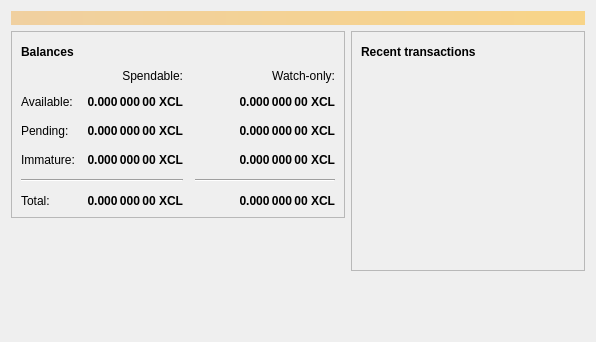
<?xml version="1.0" encoding="UTF-8"?>
<ui version="4.0">
 <class>OverviewPage</class>
 <widget class="QWidget" name="OverviewPage">
  <property name="geometry">
   <rect>
    <x>0</x>
    <y>0</y>
    <width>596</width>
    <height>342</height>
   </rect>
  </property>
  <property name="windowTitle">
   <string>Form</string>
  </property>
  <layout class="QVBoxLayout" name="topLayout">
   <item>
    <widget class="QLabel" name="labelAlerts">
     <property name="visible">
      <bool>false</bool>
     </property>
     <property name="styleSheet">
      <string notr="true">QLabel { background-color: qlineargradient(x1: 0, y1: 0, x2: 1, y2: 0, stop:0 #F0D0A0, stop:1 #F8D488); color:#000000; }</string>
     </property>
     <property name="wordWrap">
      <bool>true</bool>
     </property>
     <property name="margin">
      <number>3</number>
     </property>
     <property name="textInteractionFlags">
      <set>Qt::TextSelectableByMouse</set>
     </property>
    </widget>
   </item>
   <item>
    <layout class="QHBoxLayout" name="horizontalLayout" stretch="1,1">
     <item>
      <layout class="QVBoxLayout" name="verticalLayout_2">
       <item>
        <widget class="QFrame" name="frame">
         <property name="frameShape">
          <enum>QFrame::StyledPanel</enum>
         </property>
         <property name="frameShadow">
          <enum>QFrame::Raised</enum>
         </property>
         <layout class="QVBoxLayout" name="verticalLayout_4">
          <item>
           <layout class="QHBoxLayout" name="horizontalLayout_4">
            <item>
             <widget class="QLabel" name="label_5">
              <property name="font">
               <font>
                <weight>75</weight>
                <bold>true</bold>
               </font>
              </property>
              <property name="text">
               <string>Balances</string>
              </property>
             </widget>
            </item>
            <item>
             <widget class="QPushButton" name="labelWalletStatus">
              <property name="enabled">
               <bool>true</bool>
              </property>
              <property name="maximumSize">
               <size>
                <width>30</width>
                <height>16777215</height>
               </size>
              </property>
              <property name="toolTip">
               <string>The displayed information may be out of date. Your wallet automatically synchronizes with the Projectexcelsior network after a connection is established, but this process has not completed yet.</string>
              </property>
              <property name="text">
               <string/>
              </property>
              <property name="icon">
               <iconset resource="../bitcoin.qrc">
                <normaloff>:/icons/warning</normaloff>
                <disabledoff>:/icons/warning</disabledoff>:/icons/warning</iconset>
              </property>
              <property name="iconSize">
               <size>
                <width>24</width>
                <height>24</height>
               </size>
              </property>
              <property name="flat">
               <bool>true</bool>
              </property>
             </widget>
            </item>
            <item>
             <spacer name="horizontalSpacer_3">
              <property name="orientation">
               <enum>Qt::Horizontal</enum>
              </property>
              <property name="sizeHint" stdset="0">
               <size>
                <width>40</width>
                <height>20</height>
               </size>
              </property>
             </spacer>
            </item>
           </layout>
          </item>
          <item>
           <layout class="QGridLayout" name="gridLayout">
            <property name="spacing">
             <number>12</number>
            </property>
            <item row="2" column="2">
             <widget class="QLabel" name="labelWatchPending">
              <property name="font">
               <font>
                <weight>75</weight>
                <bold>true</bold>
               </font>
              </property>
              <property name="cursor">
               <cursorShape>IBeamCursor</cursorShape>
              </property>
              <property name="toolTip">
               <string>Unconfirmed transactions to watch-only addresses</string>
              </property>
              <property name="text">
               <string notr="true">0.000 000 00 XCL</string>
              </property>
              <property name="alignment">
               <set>Qt::AlignRight|Qt::AlignTrailing|Qt::AlignVCenter</set>
              </property>
              <property name="textInteractionFlags">
               <set>Qt::LinksAccessibleByMouse|Qt::TextSelectableByKeyboard|Qt::TextSelectableByMouse</set>
              </property>
             </widget>
            </item>
            <item row="2" column="1">
             <widget class="QLabel" name="labelUnconfirmed">
              <property name="font">
               <font>
                <weight>75</weight>
                <bold>true</bold>
               </font>
              </property>
              <property name="cursor">
               <cursorShape>IBeamCursor</cursorShape>
              </property>
              <property name="toolTip">
               <string>Total of transactions that have yet to be confirmed, and do not yet count toward the spendable balance</string>
              </property>
              <property name="text">
               <string notr="true">0.000 000 00 XCL</string>
              </property>
              <property name="alignment">
               <set>Qt::AlignRight|Qt::AlignTrailing|Qt::AlignVCenter</set>
              </property>
              <property name="textInteractionFlags">
               <set>Qt::LinksAccessibleByMouse|Qt::TextSelectableByKeyboard|Qt::TextSelectableByMouse</set>
              </property>
             </widget>
            </item>
            <item row="3" column="2">
             <widget class="QLabel" name="labelWatchImmature">
              <property name="font">
               <font>
                <weight>75</weight>
                <bold>true</bold>
               </font>
              </property>
              <property name="cursor">
               <cursorShape>IBeamCursor</cursorShape>
              </property>
              <property name="toolTip">
               <string>Mined balance in watch-only addresses that has not yet matured</string>
              </property>
              <property name="text">
               <string notr="true">0.000 000 00 XCL</string>
              </property>
              <property name="alignment">
               <set>Qt::AlignRight|Qt::AlignTrailing|Qt::AlignVCenter</set>
              </property>
              <property name="textInteractionFlags">
               <set>Qt::LinksAccessibleByMouse|Qt::TextSelectableByKeyboard|Qt::TextSelectableByMouse</set>
              </property>
             </widget>
            </item>
            <item row="4" column="0" colspan="2">
             <widget class="Line" name="line">
              <property name="orientation">
               <enum>Qt::Horizontal</enum>
              </property>
             </widget>
            </item>
            <item row="4" column="2">
             <widget class="Line" name="lineWatchBalance">
              <property name="sizePolicy">
               <sizepolicy hsizetype="Preferred" vsizetype="Fixed">
                <horstretch>0</horstretch>
                <verstretch>0</verstretch>
               </sizepolicy>
              </property>
              <property name="minimumSize">
               <size>
                <width>140</width>
                <height>0</height>
               </size>
              </property>
              <property name="orientation">
               <enum>Qt::Horizontal</enum>
              </property>
             </widget>
            </item>
            <item row="5" column="0">
             <widget class="QLabel" name="labelTotalText">
              <property name="text">
               <string>Total:</string>
              </property>
             </widget>
            </item>
            <item row="3" column="1">
             <widget class="QLabel" name="labelImmature">
              <property name="font">
               <font>
                <weight>75</weight>
                <bold>true</bold>
               </font>
              </property>
              <property name="cursor">
               <cursorShape>IBeamCursor</cursorShape>
              </property>
              <property name="toolTip">
               <string>Mined balance that has not yet matured</string>
              </property>
              <property name="text">
               <string notr="true">0.000 000 00 XCL</string>
              </property>
              <property name="alignment">
               <set>Qt::AlignRight|Qt::AlignTrailing|Qt::AlignVCenter</set>
              </property>
              <property name="textInteractionFlags">
               <set>Qt::LinksAccessibleByMouse|Qt::TextSelectableByKeyboard|Qt::TextSelectableByMouse</set>
              </property>
             </widget>
            </item>
            <item row="2" column="3">
             <spacer name="horizontalSpacer_2">
              <property name="orientation">
               <enum>Qt::Horizontal</enum>
              </property>
              <property name="sizeHint" stdset="0">
               <size>
                <width>40</width>
                <height>20</height>
               </size>
              </property>
             </spacer>
            </item>
            <item row="3" column="0">
             <widget class="QLabel" name="labelImmatureText">
              <property name="text">
               <string>Immature:</string>
              </property>
             </widget>
            </item>
            <item row="5" column="1">
             <widget class="QLabel" name="labelTotal">
              <property name="font">
               <font>
                <weight>75</weight>
                <bold>true</bold>
               </font>
              </property>
              <property name="cursor">
               <cursorShape>IBeamCursor</cursorShape>
              </property>
              <property name="toolTip">
               <string>Your current total balance</string>
              </property>
              <property name="text">
               <string notr="true">0.000 000 00 XCL</string>
              </property>
              <property name="alignment">
               <set>Qt::AlignRight|Qt::AlignTrailing|Qt::AlignVCenter</set>
              </property>
              <property name="textInteractionFlags">
               <set>Qt::LinksAccessibleByMouse|Qt::TextSelectableByKeyboard|Qt::TextSelectableByMouse</set>
              </property>
             </widget>
            </item>
            <item row="5" column="2">
             <widget class="QLabel" name="labelWatchTotal">
              <property name="font">
               <font>
                <weight>75</weight>
                <bold>true</bold>
               </font>
              </property>
              <property name="cursor">
               <cursorShape>IBeamCursor</cursorShape>
              </property>
              <property name="toolTip">
               <string>Current total balance in watch-only addresses</string>
              </property>
              <property name="text">
               <string notr="true">0.000 000 00 XCL</string>
              </property>
              <property name="alignment">
               <set>Qt::AlignRight|Qt::AlignTrailing|Qt::AlignVCenter</set>
              </property>
              <property name="textInteractionFlags">
               <set>Qt::LinksAccessibleByMouse|Qt::TextSelectableByKeyboard|Qt::TextSelectableByMouse</set>
              </property>
             </widget>
            </item>
            <item row="0" column="2">
             <widget class="QLabel" name="labelWatchonly">
              <property name="text">
               <string>Watch-only:</string>
              </property>
              <property name="alignment">
               <set>Qt::AlignRight|Qt::AlignTrailing|Qt::AlignVCenter</set>
              </property>
             </widget>
            </item>
            <item row="1" column="0">
             <widget class="QLabel" name="labelBalanceText">
              <property name="text">
               <string>Available:</string>
              </property>
             </widget>
            </item>
            <item row="1" column="1">
             <widget class="QLabel" name="labelBalance">
              <property name="font">
               <font>
                <weight>75</weight>
                <bold>true</bold>
               </font>
              </property>
              <property name="cursor">
               <cursorShape>IBeamCursor</cursorShape>
              </property>
              <property name="toolTip">
               <string>Your current spendable balance</string>
              </property>
              <property name="text">
               <string notr="true">0.000 000 00 XCL</string>
              </property>
              <property name="alignment">
               <set>Qt::AlignRight|Qt::AlignTrailing|Qt::AlignVCenter</set>
              </property>
              <property name="textInteractionFlags">
               <set>Qt::LinksAccessibleByMouse|Qt::TextSelectableByKeyboard|Qt::TextSelectableByMouse</set>
              </property>
             </widget>
            </item>
            <item row="1" column="2">
             <widget class="QLabel" name="labelWatchAvailable">
              <property name="font">
               <font>
                <weight>75</weight>
                <bold>true</bold>
               </font>
              </property>
              <property name="cursor">
               <cursorShape>IBeamCursor</cursorShape>
              </property>
              <property name="toolTip">
               <string>Your current balance in watch-only addresses</string>
              </property>
              <property name="text">
               <string notr="true">0.000 000 00 XCL</string>
              </property>
              <property name="alignment">
               <set>Qt::AlignRight|Qt::AlignTrailing|Qt::AlignVCenter</set>
              </property>
              <property name="textInteractionFlags">
               <set>Qt::LinksAccessibleByMouse|Qt::TextSelectableByKeyboard|Qt::TextSelectableByMouse</set>
              </property>
             </widget>
            </item>
            <item row="2" column="0">
             <widget class="QLabel" name="labelPendingText">
              <property name="text">
               <string>Pending:</string>
              </property>
             </widget>
            </item>
            <item row="0" column="1">
             <widget class="QLabel" name="labelSpendable">
              <property name="text">
               <string>Spendable:</string>
              </property>
              <property name="alignment">
               <set>Qt::AlignRight|Qt::AlignTrailing|Qt::AlignVCenter</set>
              </property>
             </widget>
            </item>
           </layout>
          </item>
         </layout>
        </widget>
       </item>
       <item>
        <spacer name="verticalSpacer">
         <property name="orientation">
          <enum>Qt::Vertical</enum>
         </property>
         <property name="sizeHint" stdset="0">
          <size>
           <width>20</width>
           <height>40</height>
          </size>
         </property>
        </spacer>
       </item>
      </layout>
     </item>
     <item>
      <layout class="QVBoxLayout" name="verticalLayout_3">
       <item>
        <widget class="QFrame" name="frame_2">
         <property name="frameShape">
          <enum>QFrame::StyledPanel</enum>
         </property>
         <property name="frameShadow">
          <enum>QFrame::Raised</enum>
         </property>
         <layout class="QVBoxLayout" name="verticalLayout">
          <item>
           <layout class="QHBoxLayout" name="horizontalLayout_2">
            <item>
             <widget class="QLabel" name="label_4">
              <property name="font">
               <font>
                <weight>75</weight>
                <bold>true</bold>
               </font>
              </property>
              <property name="text">
               <string>Recent transactions</string>
              </property>
             </widget>
            </item>
            <item>
             <widget class="QPushButton" name="labelTransactionsStatus">
              <property name="enabled">
               <bool>true</bool>
              </property>
              <property name="maximumSize">
               <size>
                <width>30</width>
                <height>16777215</height>
               </size>
              </property>
              <property name="toolTip">
               <string>The displayed information may be out of date. Your wallet automatically synchronizes with the Projectexcelsior network after a connection is established, but this process has not completed yet.</string>
              </property>
              <property name="text">
               <string/>
              </property>
              <property name="icon">
               <iconset resource="../bitcoin.qrc">
                <normaloff>:/icons/warning</normaloff>
                <disabledoff>:/icons/warning</disabledoff>:/icons/warning</iconset>
              </property>
              <property name="iconSize">
               <size>
                <width>24</width>
                <height>24</height>
               </size>
              </property>
              <property name="flat">
               <bool>true</bool>
              </property>
             </widget>
            </item>
            <item>
             <spacer name="horizontalSpacer">
              <property name="orientation">
               <enum>Qt::Horizontal</enum>
              </property>
              <property name="sizeHint" stdset="0">
               <size>
                <width>40</width>
                <height>20</height>
               </size>
              </property>
             </spacer>
            </item>
           </layout>
          </item>
          <item>
           <widget class="QListView" name="listTransactions">
            <property name="styleSheet">
             <string notr="true">QListView { background: transparent; }</string>
            </property>
            <property name="frameShape">
             <enum>QFrame::NoFrame</enum>
            </property>
            <property name="verticalScrollBarPolicy">
             <enum>Qt::ScrollBarAlwaysOff</enum>
            </property>
            <property name="horizontalScrollBarPolicy">
             <enum>Qt::ScrollBarAlwaysOff</enum>
            </property>
            <property name="selectionMode">
             <enum>QAbstractItemView::NoSelection</enum>
            </property>
           </widget>
          </item>
         </layout>
        </widget>
       </item>
       <item>
        <spacer name="verticalSpacer_2">
         <property name="orientation">
          <enum>Qt::Vertical</enum>
         </property>
         <property name="sizeHint" stdset="0">
          <size>
           <width>20</width>
           <height>40</height>
          </size>
         </property>
        </spacer>
       </item>
      </layout>
     </item>
    </layout>
   </item>
  </layout>
 </widget>
 <resources/>
 <connections/>
</ui>
